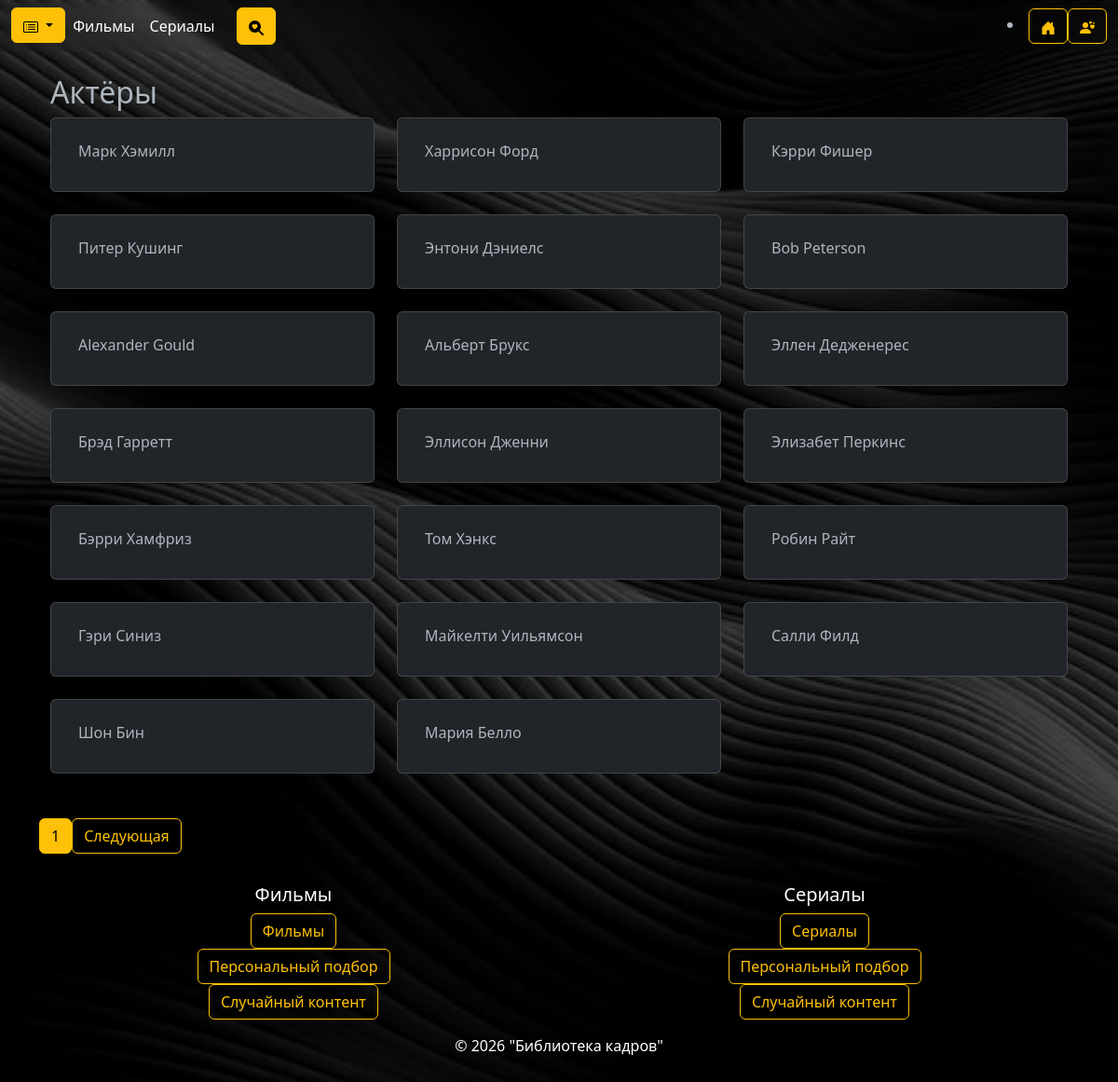
The page /Movie_app/actors/ on the database its author committed.
### Movie_app/models.py (models this page shows, shortened)
class Actor(models.Model):
    tmdb_id = models.IntegerField(
        primary_key=True,
        unique=True,
        validators=[MinValueValidator(1)]
    )
    name = models.CharField(max_length=200, unique=True)

### Movie_app/views.py (the view)
# urls.py: path('actors/', views.ActorListView.as_view(), name='actor_list'),
class ActorListView(ListView):
    model = Actor
    template_name = 'Movie_app/actor_list.html'
    context_object_name = 'actors'
    paginate_by = 20

### Movie_app/templates/Movie_app/actor_list.html (shortened to what this page needs)
{% extends 'includes/base.html' %}
{% block content %}
<div class="container my-4">
    <h2>Актёры</h2>
    <div class="row">
        {% for actor in actors %}
        <div class="col-md-4 mb-4">
            <div class="card">
                <div class="card-body">
                    <h5 class="card-title">
                         <a href="{% url 'Movie_app:actor_detail' actor.tmdb_id %}" class="btn  text-decoration-none">{{ actor.name }}</a>
                    </h5>
                </div>
            </div>
        </div>
        {% endfor %}
    </div>
</div>
    {% if is_paginated %}
    <nav aria-label="Page navigation">
        <ul class="pagination">
            <li class="page-item active">
                <span class="btn btn-warning">{{ page_obj.number }}</span>
            </li>
            {% if page_obj.has_next %}
            <li class="page-item">
                <a class="btn btn-outline-warning" href="?page={{ page_obj.next_page_number }}">Следующая</a>
            </li>
            {% endif %}
        </ul>
    </nav>
    {% endif %}
{% endblock %}

### rows shown on the page
Actor: name "Марк Хэмилл"
Actor: name "Харрисон Форд"
Actor: name "Кэрри Фишер"
Actor: name "Питер Кушинг"
Actor: name "Энтони Дэниелс"
Actor: name "Bob Peterson"
Actor: name "Alexander Gould"
Actor: name "Альберт Брукс"
Actor: name "Эллен Дедженерес"
Actor: name "Брэд Гарретт"
Actor: name "Эллисон Дженни"
Actor: name "Элизабет Перкинс"
Actor: name "Бэрри Хамфриз"
Actor: name "Том Хэнкс"
Actor: name "Робин Райт"
Actor: name "Гэри Синиз"
Actor: name "Майкелти Уильямсон"
Actor: name "Салли Филд"
Actor: name "Шон Бин"
Actor: name "Мария Белло"

### other values the page prints
{{ page_obj.number }} "1"
